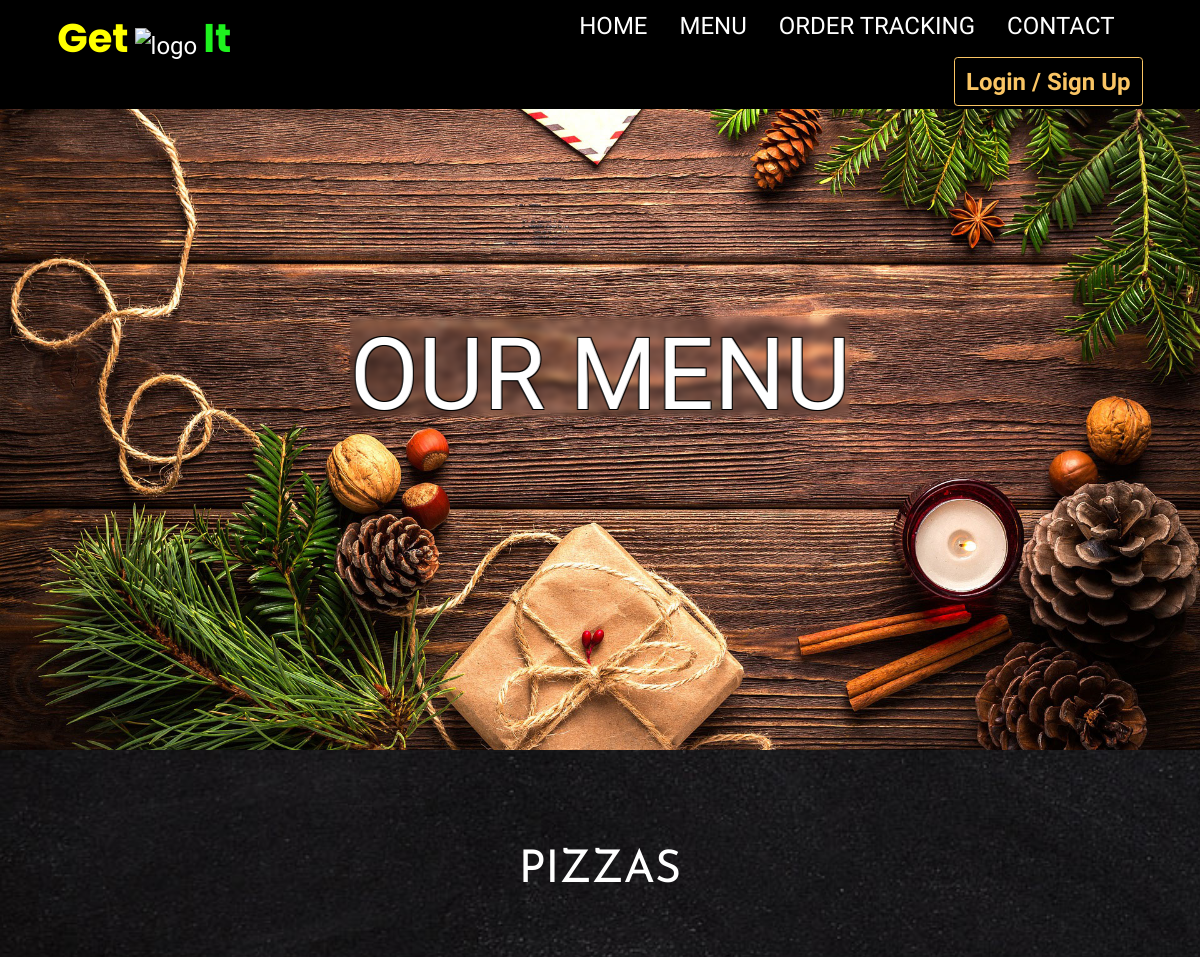
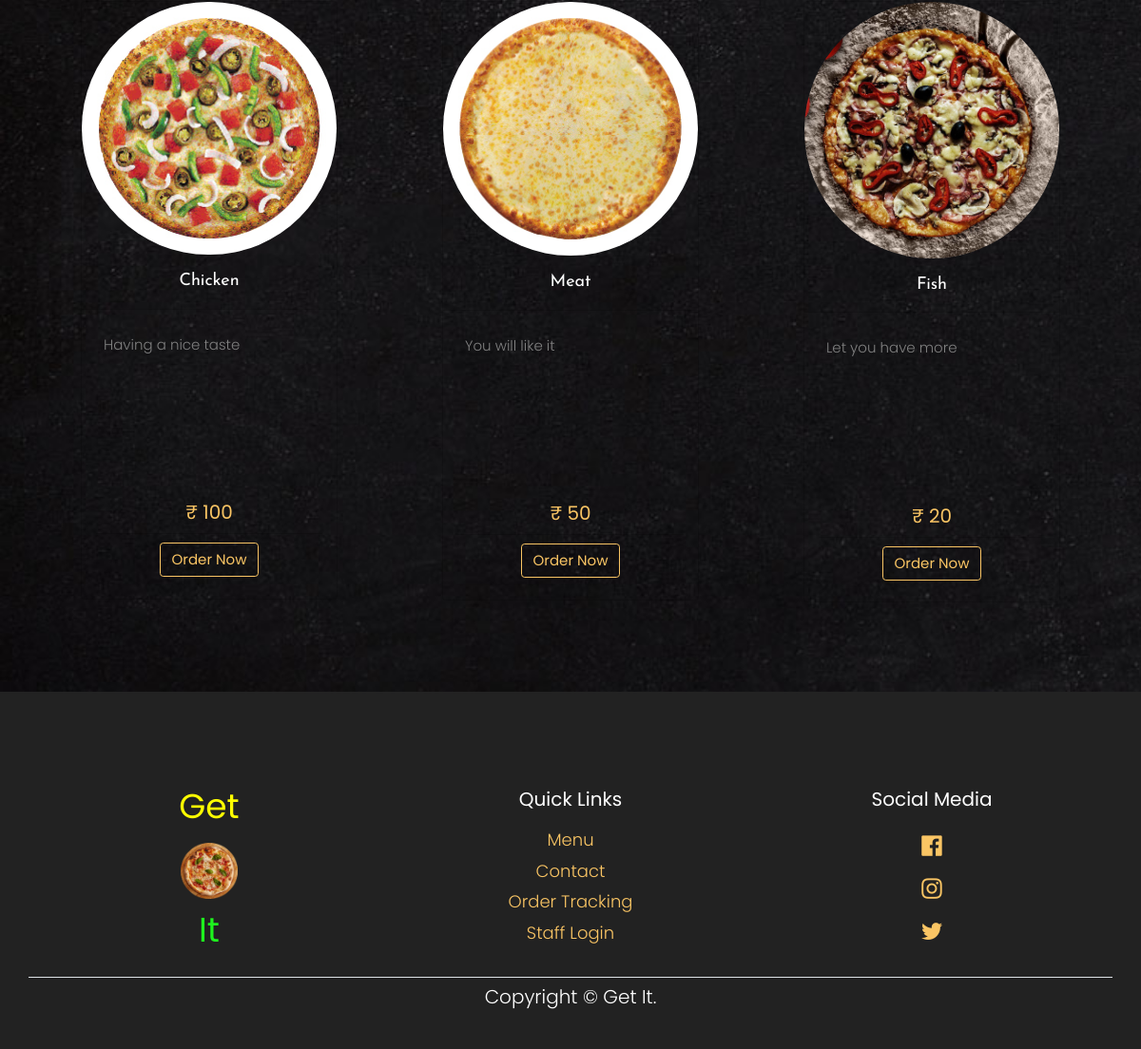
The app's page /menu/ with its own data (2 pictures, top to bottom).
### PizzaDelivery/models.py (models this page shows, shortened)
class Pizza(models.Model):
    name = models.CharField(max_length=100, null=False)
    price = models.CharField(max_length=4, null=False)
    description = models.CharField(max_length=500)
    image = models.ImageField(blank=True, upload_to='pizza/')

### OrderHandeling/views.py (the view)
# urls.py: path('menu/', order_handeling.menu, name="menu"),
def menu(request):
    pizzas = Pizza.objects.all()
    if request.user.is_authenticated:
        orders = models.Cart.objects.filter(user=request.user, is_paid=False)
        order_count = len(orders)
        context = {
            'pizzas': pizzas,
            'order_count':order_count,
        }
        return render(request, 'customer/menu.html', context)
    else:
        contextlib = {
            'pizzas': pizzas,
        }
        return render(request, 'customer/menu.html', contextlib)

### templates/customer/menu.html (shortened to what this page needs)
{% extends 'homepage/base.html' %}
{% load static %}
{% block content %}
<header class="bgimg w3-display-container" id="home">
  <div class="container">
    <div class="w3-display-middle w3-center" style="position: absolute;z-index: 2;">
      <span class="w3-text-white w3-hide-small" style="font-size:100px;width: 200px;margin:auto;-webkit-backdrop-filter: blur(3px);backdrop-filter: blur(3px);text-shadow: -1px -1px 0 #000, 1px -1px 0 #000, -1px 1px 0 #000, 1px 1px 0 #000;">OUR MENU</span>
    </div>
  </div>
</header>
<section class="w3-container w3-padding-64 w3-xlarge" id="featured">
  <div class="container">
    <h2 style="font-size:45px;font-weight:400;text-align:center;text-transform:uppercase;font-family:'Josefin Sans',sans-serif;padding:20px;margin-bottom:20px;">
      Pizzas
    </h2>
    <div class="row row-cols-3" style="margin-bottom:10px;">
      {% for pizza in pizzas %}
        <div class="col text-center" style="padding:20px;">
          <div class="card-deck">
            <div class="card" style="width:18rem;background:transparent;margin:auto;">
              <img src="{{ pizza.image.url }}" alt="{{ pizza.name }}" style="border-radius: 150px;">
              <div class="card-header">
                <h5 style="font-family: 'Josefin Sans', sans-serif;">
                  {{ pizza.name }}
                </h5>
              </div>
              <div class="card-body d-flex flex-column">
                <p class="card-text mb-4 scroll" style="font-family:'Poppins',sans-serif;font-size:15px;line-height:1.8;font-weight:300;color: gray;">
                  {{ pizza.description }}
                </p>
                <h4 style="color: #fac564;font-weight: 400;font-family: 'Poppins', sans-serif;">
                  ₹ {{ pizza.price }}
                </h4>
                <div class="card-footer">
                  {% if user.is_authenticated %}
                  <a href="{% url 'cart_add' pizza.id %}" class="btn btn-primary align-self-center" style="font-family: 'Poppins', sans-serif;">
                    Add to Cart
                  </a>
                  {% else %}
                  <a href="{% url 'login' %}" class="btn btn-primary align-self-center" style="font-family: 'Poppins', sans-serif;">
                    Order Now
                  </a>
                  {% endif %}
                </div>
              </div>
            </div>
          </div>
        </div>
      {% endfor %}
    </div>
  </div>
</section>
{% endblock %}

### static/css/w3.css (style rules this page uses)
*,*:before,*:after { box-sizing:inherit }
html { -ms-text-size-adjust:100%;-webkit-text-size-adjust:100% }
body { margin:0 }
article,aside,details,figcaption,figure,footer,header,main,menu,nav,section { display:block }
a { background-color:transparent }
img { border-style:none }
html,body { font-family:Verdana,sans-serif;font-size:15px;line-height:1.5 }
html { overflow-x:hidden }
h2 { font-size:30px }
h4 { font-size:20px }
h5 { font-size:18px }
h1,h2,h3,h4,h5,h6 { font-family:"Segoe UI",Arial,sans-serif;font-weight:400;margin:10px 0 }
img { vertical-align:middle }
a { color:inherit }
.w3-tooltip,.w3-display-container { position:relative }
.w3-container:after,.w3-container:before,.w3-panel:after,.w3-panel:before,.w3-row:after,.w3-row:before,.w3-row-padding:after,.w3-row-padding:before, .w3-cell-row:before,.w3-cell-row:after,.w3-clear:after,.w3-clear:before,.w3-bar:before,.w3-bar:after { content:"";display:table;clear:both }
.w3-display-middle { position:absolute;top:50%;left:50%;transform:translate(-50%,-50%);-ms-transform:translate(-50%,-50%) }
.w3-container,.w3-panel { padding:0.01em 16px }
.w3-xlarge { font-size:24px!important }
.w3-center { text-align:center!important }
.w3-padding-64 { padding-top:64px!important;padding-bottom:64px!important }
.w3-text-white,.w3-hover-text-white:hover { color:#fff!important }

### records on screen
Pizza: image (picture), name "Chicken", description "Having a nice taste", price "100"
Pizza: image (picture), name "Meat", description "You will like it", price "50"
Pizza: image (picture), name "Fish", description "Let you have more", price "20"
